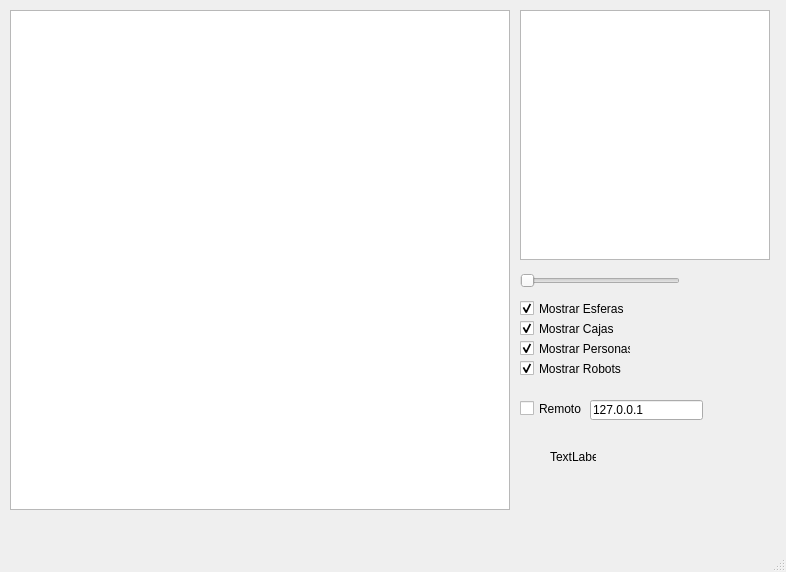
<?xml version="1.0" encoding="UTF-8"?>
<ui version="4.0">
 <class>CVista2D</class>
 <widget class="QMainWindow" name="CVista2D">
  <property name="geometry">
   <rect>
    <x>0</x>
    <y>0</y>
    <width>786</width>
    <height>572</height>
   </rect>
  </property>
  <property name="windowTitle">
   <string>Vista 2D</string>
  </property>
  <widget class="QWidget" name="centralwidget">
   <widget class="QGraphicsView" name="graphicsViewLocal">
    <property name="geometry">
     <rect>
      <x>10</x>
      <y>10</y>
      <width>500</width>
      <height>500</height>
     </rect>
    </property>
   </widget>
   <widget class="QGraphicsView" name="graphicsViewGlobal">
    <property name="geometry">
     <rect>
      <x>520</x>
      <y>10</y>
      <width>250</width>
      <height>250</height>
     </rect>
    </property>
   </widget>
   <widget class="QSlider" name="horizontalSliderEscala">
    <property name="geometry">
     <rect>
      <x>520</x>
      <y>270</y>
      <width>160</width>
      <height>22</height>
     </rect>
    </property>
    <property name="minimum">
     <number>1</number>
    </property>
    <property name="maximum">
     <number>999</number>
    </property>
    <property name="orientation">
     <enum>Qt::Horizontal</enum>
    </property>
   </widget>
   <widget class="QCheckBox" name="checkBoxMostrarEsferas">
    <property name="geometry">
     <rect>
      <x>520</x>
      <y>300</y>
      <width>111</width>
      <height>17</height>
     </rect>
    </property>
    <property name="text">
     <string>Mostrar Esferas</string>
    </property>
    <property name="checked">
     <bool>true</bool>
    </property>
   </widget>
   <widget class="QCheckBox" name="checkBoxMostrarCajas">
    <property name="geometry">
     <rect>
      <x>520</x>
      <y>320</y>
      <width>111</width>
      <height>17</height>
     </rect>
    </property>
    <property name="text">
     <string>Mostrar Cajas</string>
    </property>
    <property name="checked">
     <bool>true</bool>
    </property>
   </widget>
   <widget class="QCheckBox" name="checkBoxMostrarPersonas">
    <property name="geometry">
     <rect>
      <x>520</x>
      <y>340</y>
      <width>111</width>
      <height>17</height>
     </rect>
    </property>
    <property name="text">
     <string>Mostrar Personas</string>
    </property>
    <property name="checked">
     <bool>true</bool>
    </property>
   </widget>
   <widget class="QCheckBox" name="checkBoxMostrarRobots">
    <property name="geometry">
     <rect>
      <x>520</x>
      <y>360</y>
      <width>111</width>
      <height>17</height>
     </rect>
    </property>
    <property name="text">
     <string>Mostrar Robots</string>
    </property>
    <property name="checked">
     <bool>true</bool>
    </property>
   </widget>
   <widget class="QLineEdit" name="lineEditServidor">
    <property name="geometry">
     <rect>
      <x>590</x>
      <y>400</y>
      <width>113</width>
      <height>20</height>
     </rect>
    </property>
    <property name="text">
     <string>127.0.0.1</string>
    </property>
   </widget>
   <widget class="QCheckBox" name="checkBoxRemoto">
    <property name="geometry">
     <rect>
      <x>520</x>
      <y>400</y>
      <width>70</width>
      <height>17</height>
     </rect>
    </property>
    <property name="text">
     <string>Remoto</string>
    </property>
   </widget>
   <widget class="QLabel" name="label">
    <property name="geometry">
     <rect>
      <x>550</x>
      <y>450</y>
      <width>46</width>
      <height>13</height>
     </rect>
    </property>
    <property name="text">
     <string>TextLabel</string>
    </property>
   </widget>
  </widget>
  <widget class="QMenuBar" name="menubar">
   <property name="geometry">
    <rect>
     <x>0</x>
     <y>0</y>
     <width>786</width>
     <height>21</height>
    </rect>
   </property>
  </widget>
  <widget class="QStatusBar" name="statusbar"/>
 </widget>
 <resources/>
 <connections/>
</ui>
